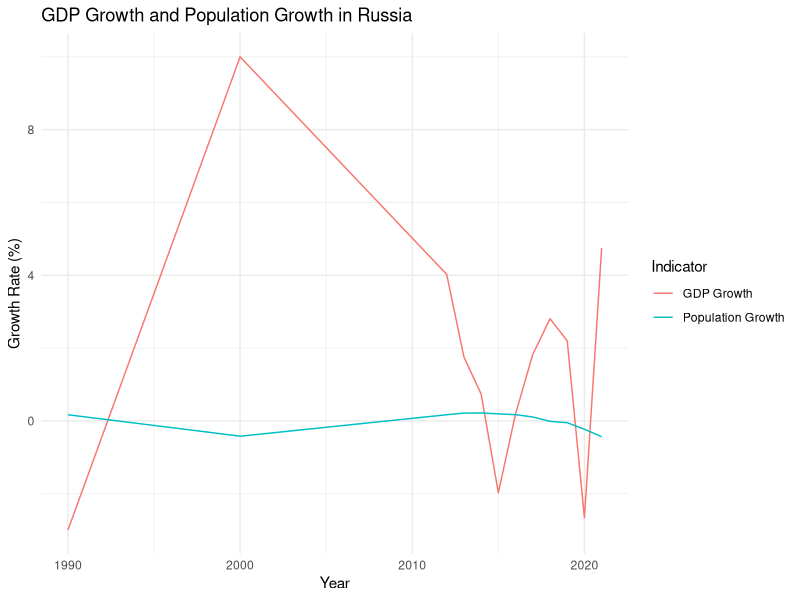

The R script that drew this image:
library(readr)
library(dplyr)
library(ggplot2)
library(tidyr)
library(stringr)
library(tidyverse)

# Read the dataset
data <- read.csv("BD_Labs/Lab8/WB_Russia/a291dbd7-212a-4f56-9a66-ac2a85d293df_Data.csv")

# Clean the data
data <- data %>%
  rename(year_1990 = `X1990.YR1990.`,
         year_2000 = `X2000.YR2000.`,
         year_2012 = `X2012.YR2012.`,
         year_2013 = `X2013.YR2013.`,
         year_2014 = `X2014.YR2014.`,
         year_2015 = `X2015.YR2015.`,
         year_2016 = `X2016.YR2016.`,
         year_2017 = `X2017.YR2017.`,
         year_2018 = `X2018.YR2018.`,
         year_2019 = `X2019.YR2019.`,
         year_2020 = `X2020.YR2020.`,
         year_2021 = `X2021.YR2021.`) %>%
  select(-Country.Code)

# Reshape the data
data_long <- data %>%
  pivot_longer(cols = starts_with("year"),
               names_to = "year",
               values_to = "value") %>%
  mutate(year = as.integer(str_remove(year, "year_")))

gdp_growth_data <- data_long %>%
  filter(Series.Name == "GDP growth (annual %)")

pop_growth_data <- data_long %>%
  filter(Series.Name == "Population growth (annual %)")

gdp_pop_growth <- inner_join(gdp_growth_data, pop_growth_data, by = c("Country.Name", "year")) %>%
  rename(gdp_growth = value.x,
         pop_growth = value.y)

gdp_pop_growth$gdp_growth <- as.numeric(gdp_pop_growth$gdp_growth)
gdp_pop_growth$pop_growth <- as.numeric(gdp_pop_growth$pop_growth)

gdp_pop_growth <- gdp_pop_growth %>%
  arrange(gdp_growth)

print(gdp_pop_growth$gdp_growth)
print(gdp_pop_growth$pop_growth)

# Plot GDP growth and population growth
ggplot(gdp_pop_growth, aes(x = year)) +
  geom_line(aes(y = gdp_growth, color = "GDP Growth", group = 1)) +
  geom_line(aes(y = pop_growth, color = "Population Growth", group = 1)) +
  labs(title = "GDP Growth and Population Growth in Russia",
       x = "Year",
       y = "Growth Rate (%)",
       color = "Indicator") +
  theme_minimal()

# Fit the linear regression model
gdp_growth_model <- lm(gdp_growth ~ year, data = gdp_pop_growth)

# Predict GDP growth for the next five years
future_years <- data.frame(year = (2022:2026))
gdp_growth_forecast <- predict(gdp_growth_model, future_years)

# Display the forecast
data.frame(year = future_years$year, gdp_growth_forecast = gdp_growth_forecast)
